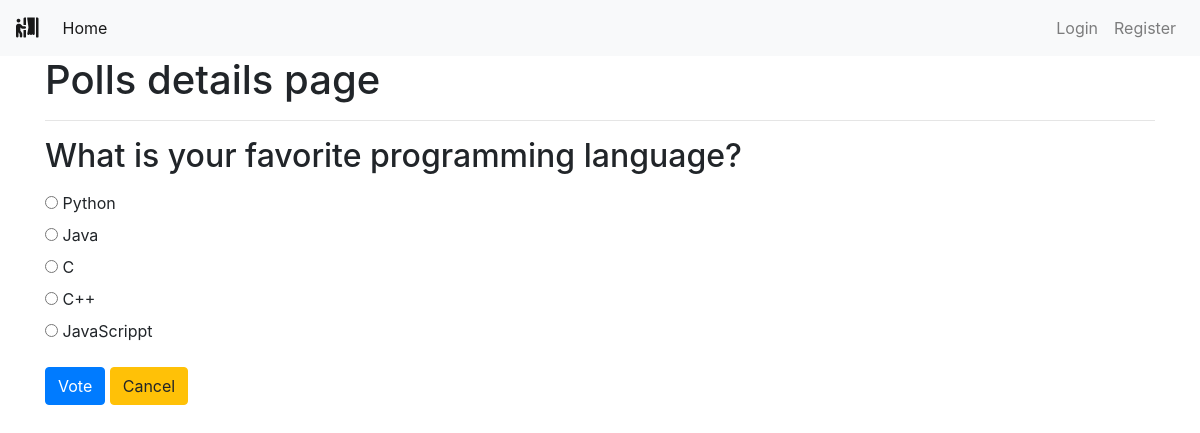
The page /polls/10/ on the database its author committed.
### polls/models.py (models this page shows, shortened)
class Poll(models.Model):
    owner = models.ForeignKey(User, on_delete=models.CASCADE)
    text = models.TextField()
    pub_date = models.DateTimeField(default=timezone.now)
    active = models.BooleanField(default=True)
    def __str__(self):
        return self.text

class Choice(models.Model):
    poll = models.ForeignKey(Poll, on_delete=models.CASCADE)
    choice_text = models.CharField(max_length=255)

### polls/views.py (the view)
# urls.py: path('<int:poll_id>/', views.poll_detail, name='detail'),
def poll_detail(request, poll_id):
    poll = get_object_or_404(Poll, id=poll_id)
    if not poll.active:
        return render(request, 'polls/poll_result.html', {'poll': poll})
    loop_count = poll.choice_set.count()
    context = {
        'poll': poll,
        'loop_time': range(0, loop_count),
    }
    return render(request, 'polls/poll_detail.html', context)

### polls/templates/polls/poll_detail.html (shortened to what this page needs)
{% extends 'base.html' %}
{% block content %}
<div class="container">
    <h1>Polls details page</h1>
    <hr>
    <h2 class="mt-3 mb-3">{{ poll }}</h2>
    <form action="{% url 'polls:vote' poll.id %}" method="POST">
        {% for choice in poll.choice_set.all %}
        <input type="radio" name="choice" id="choice{{ forloop.counter }}" value="{{ choice.id }}">
        <label for="choice{{ forloop.counter }}">{{ choice.choice_text }}</label>
        <br>
        {% endfor %}
        <input type="submit" value="Vote" class="btn btn-primary mt-3">
        <a class="btn btn-warning mt-3" href="{% url 'polls:list' %}" role="button">Cancel</a>
    </form>
</div>
{% endblock content %}

### rows shown on the page
Poll: text "What is your favorite programming language?"
Choice: choice_text "Python"
Choice: choice_text "Java"
Choice: choice_text "C"
Choice: choice_text "C++"
Choice: choice_text "JavaScrippt"
